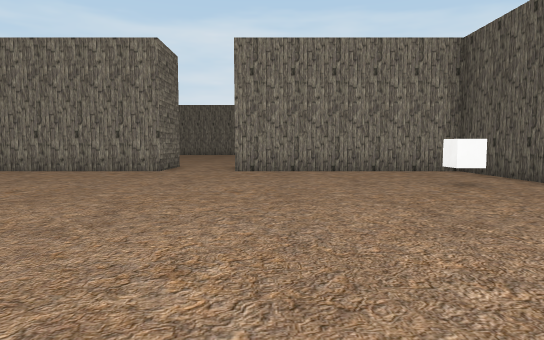
view 1 (above)

21 first-person views from a walk through a 3-D level made in the Unity game engine. The camera is 1.4 m above the floor, tilts 4° down and sees 75° across. The floor is counted in squares, 2 m on a side. Each view is taken from the middle of a square. On the plan, view 1 faces up. The plan holds only what a view shows up to about 11 squares ahead; the rest is blank. The place goes on beyond the plan. The player character is not drawn. Some surface patterns are stand-ins.

view 2
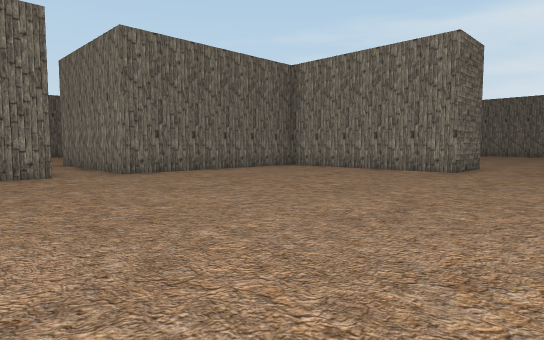

view 3
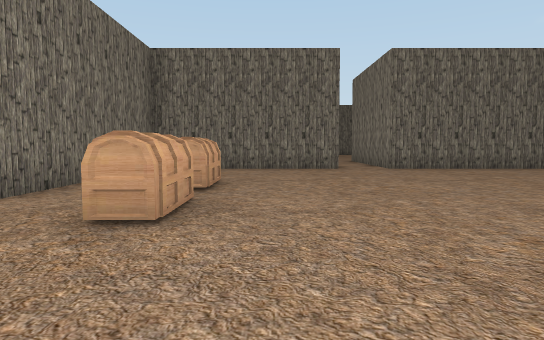

view 4
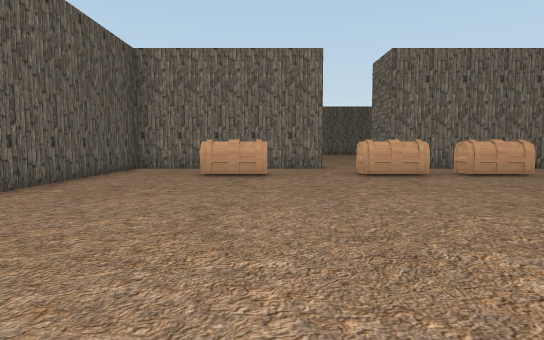

view 5
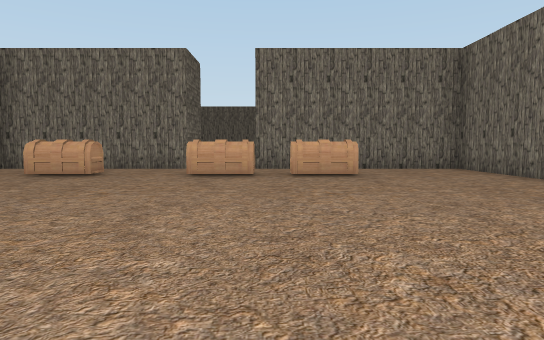

view 6
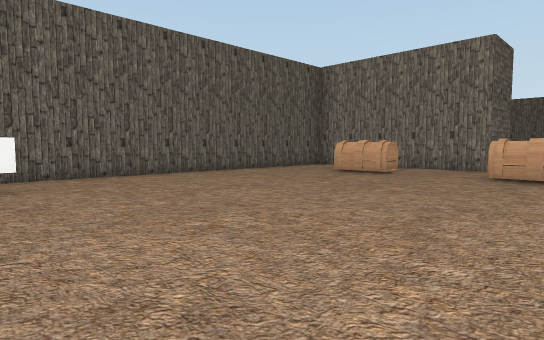

view 7
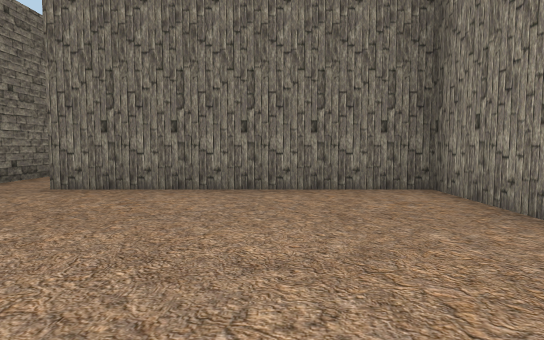

view 8
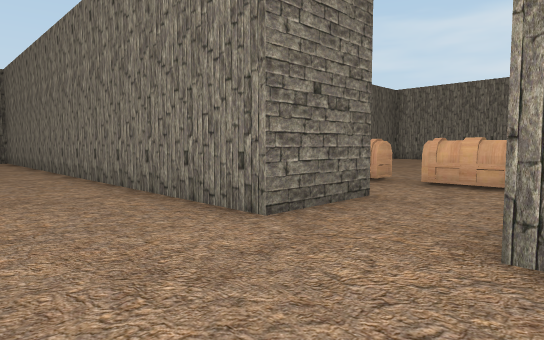

view 9
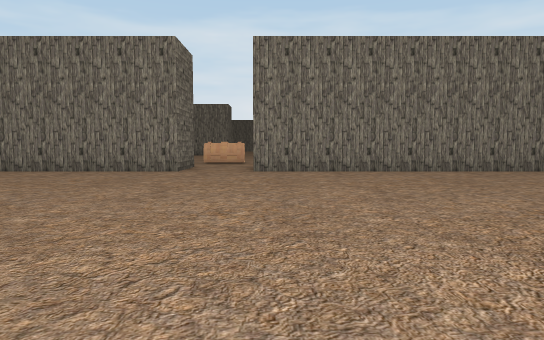

view 10
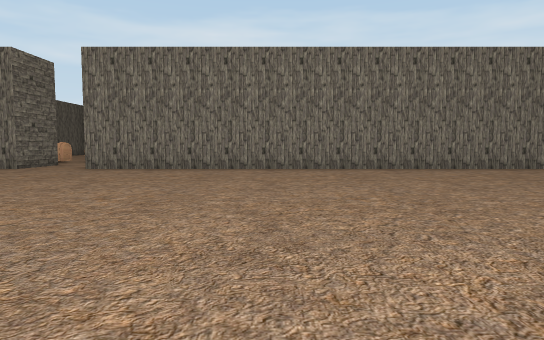

view 11
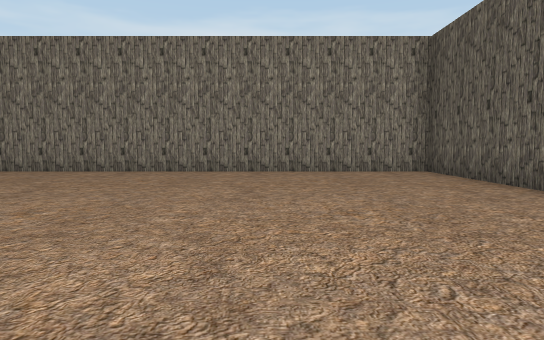

view 12
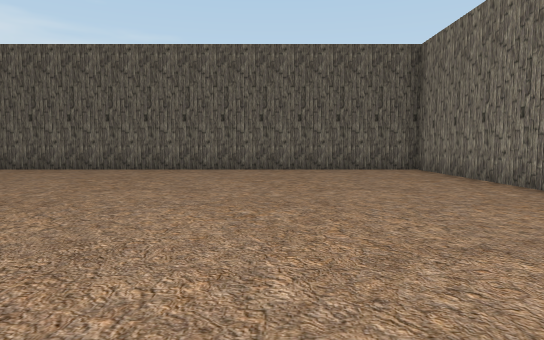

view 13
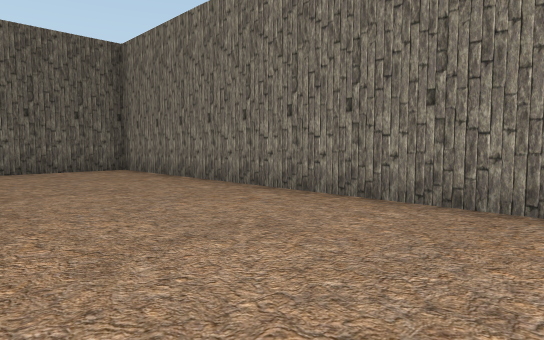

view 14
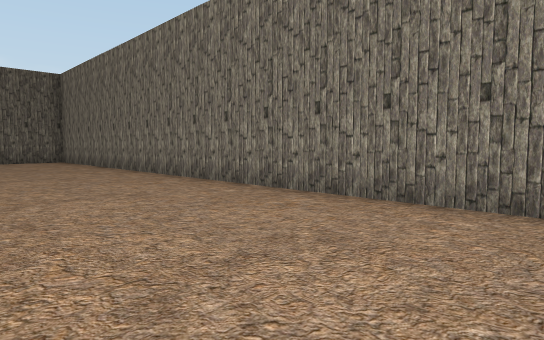

view 15
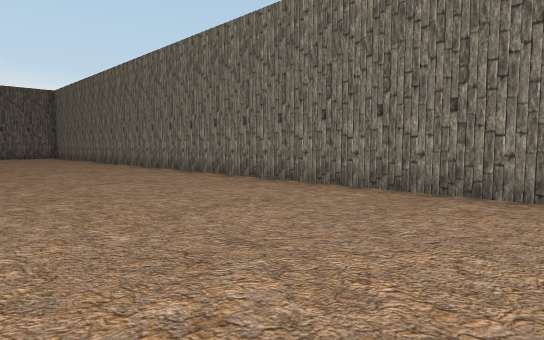

view 16
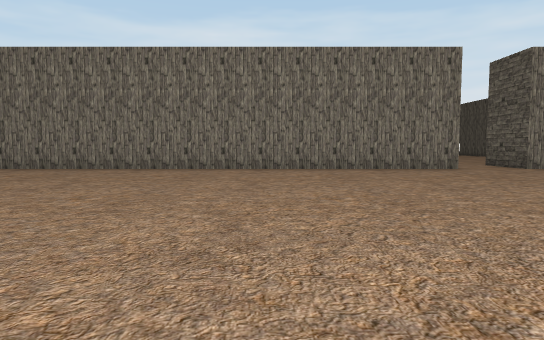

view 17
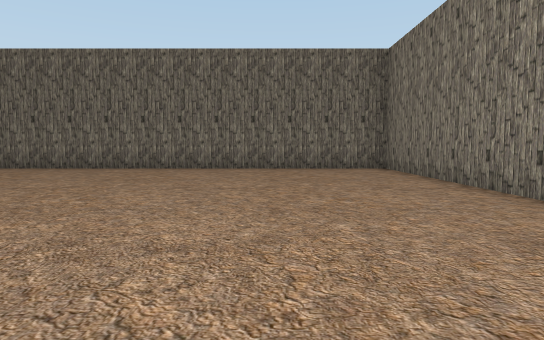

view 18
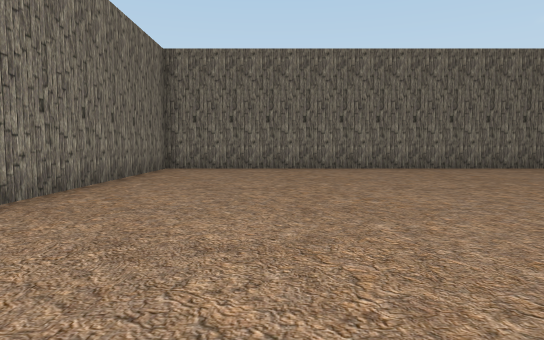

view 19
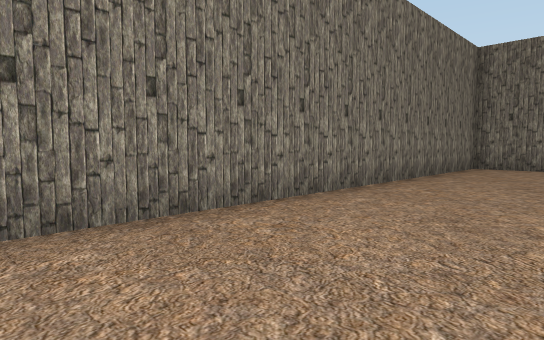

view 20
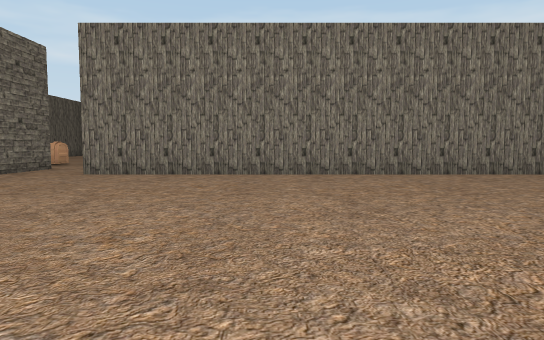

view 21
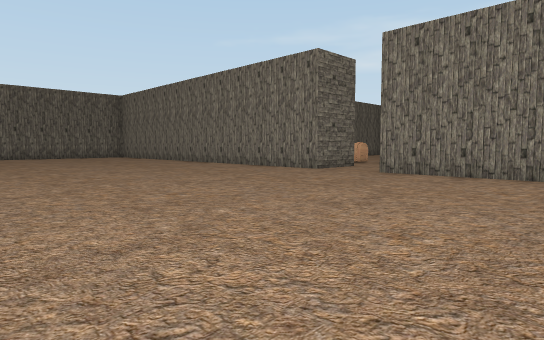

### Floor plan
Points are (right, up) in squares from view 1. A wall is a line through its corners. A room is listed if a view was taken in it or the views show most of it. See-through windows are left out.
Room 1 (views 1, 2, 3, 4, 5, 6, 7)
walls: (-8.6, 2) (-8.6, -3.6) (-2.5, -3.6) (-2.5, -5.6); (-3, 10.5) (-3, 9.6) (-8.6, 9.6) (-8.6, 3.5); (-0.5, -5.6) (-0.5, -3.6) (5, -3.6) (5, 9.2); (4.8, 9.6) (-1, 9.6)
ways out: opening at (-1.5, -4.5) to room 2; opening at (-9, 3)
objects: other object (-4, -1); other object (-2, -1) to (-1, -1); other object (2, -1); other object (3, 6)
Room 2 (views 8, 9, 10, 11, 12, 13, 14, 15, 16, 17, 18, 19, 20, 21)
walls: (-2.5, -5.6) (-16.6, -5.6) (-16.6, -19.2) (16.1, -19.2) (16.1, -5.6) (-0.5, -5.6)
ways out: opening at (-1.5, -4.5) to room 1

Where each view was taken, in squares from view 1:
view 1: 0 up, 0 right, facing up
view 2: 0 up, 0 right, facing up-left
view 3: 0 up, 2 right, facing left
view 4: 7 up, 1 right, facing down
view 5: 7 up, 3 left, facing down
view 6: 7 up, 3 left, facing down-right
view 7: 7 up, 3 left, facing left
view 8: 8 down, 0 right, facing up-left
view 9: 15 down, 0 right, facing up
view 10: 16 down, 5 right, facing up
view 11: 15 down, 12 right, facing up
view 12: 15 down, 6 right, facing right
view 13: 15 down, 6 right, facing down-right
view 14: 15 down, 0 right, facing down-right
view 15: 14 down, 5 left, facing down-right
view 16: 16 down, 8 left, facing up
view 17: 9 down, 6 left, facing left
view 18: 16 down, 6 left, facing left
view 19: 16 down, 5 left, facing down-left
view 20: 14 down, 4 right, facing up
view 21: 14 down, 4 right, facing up-left
